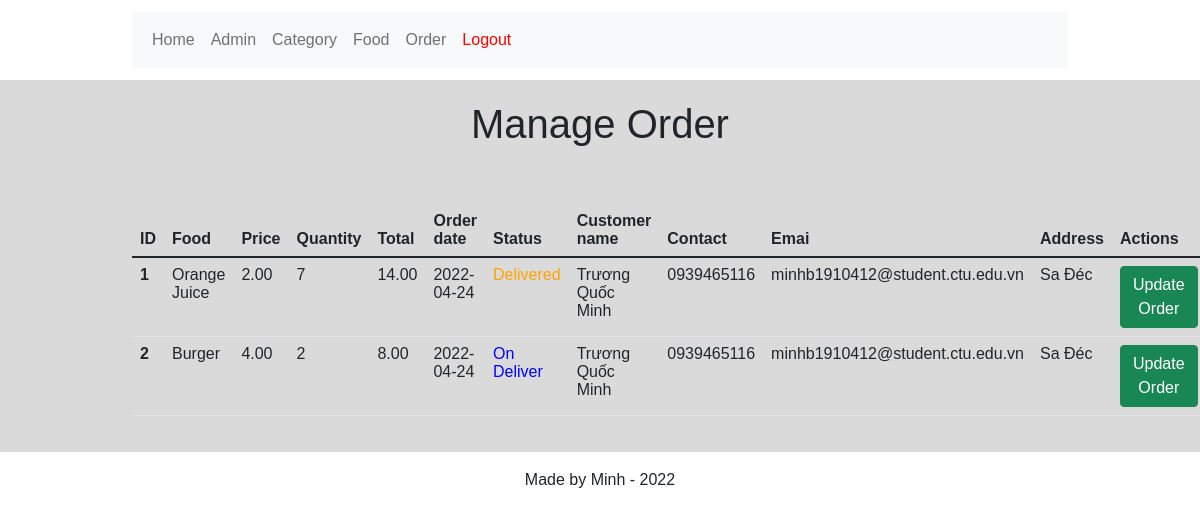
Page /admin/manage-order.php (signed in) on the committed database.
### tables this page shows
CREATE TABLE `order_table` (
  `id` int(10) UNSIGNED NOT NULL,
  `food` varchar(150) NOT NULL,
  `price` decimal(10,2) NOT NULL,
  `quantity` int(10) NOT NULL,
  `total` decimal(10,2) NOT NULL,
  `order_date` date NOT NULL,
  `status` varchar(10) NOT NULL,
  `customer_name` varchar(150) NOT NULL,
  `customer_contact` varchar(20) NOT NULL,
  `customer_email` varchar(100) NOT NULL,
  `customer_address` varchar(255) NOT NULL
);

### admin/manage-order.php (the view, shortened to what this page needs)
<?php
    include('partials/menu.php');
?>
<div class="main-content pt-2 pb-2">
        <div class="wrapper">
            <h1 class="text-center">Manage Order</h1>
            <br><br>
            <table class="table">
                <thead>
                    <tr>
                        <th scope="col">ID</th>
                        <th scope="col">Food</th>
                        <th scope="col">Price</th>
                        <th scope="col">Quantity</th>
                        <th scope="col">Total</th>
                        <th scope="col">Order date</th>
                        <th scope="col">Status</th>
                        <th scope="col">Customer name</th>
                        <th scope="col">Contact</th>
                        <th scope="col">Emai</th>
                        <th scope="col">Address</th>
                        <th scope="col">Actions</th>
                    </tr>
                </thead>
                <?php
                    $sql = "SELECT * FROM order_table";
                    $res = mysqli_query($conn, $sql);
                    $count = mysqli_num_rows($res);
                    $temp = 1;
                    if($count > 0){
                        while($row = mysqli_fetch_assoc($res)){
                            $id = $row['id'];
                            $food = $row['food'];
                            $price = $row['price'];
                            $qty = $row['quantity'];
                            $total = $row['total'];
                            $order_date = $row['order_date'];
                            $status = $row['status'];
                            $customer_name = $row['customer_name'];
                            $customer_contact = $row['customer_contact'];
                            $customer_email = $row['customer_email'];
                            $customer_address = $row['customer_address'];
                            ?>
                                <tr>
                                    <th><?php echo $temp++; ?></th>
                                    <td><?php echo $food; ?></td>
                                    <td><?php echo $price; ?></td>
                                    <td><?php echo $qty; ?></td>
                                    <td><?php echo $total; ?></td>
                                    <td><?php echo $order_date; ?></td>
                                    <td>
                                        <?php
                                            if($status == "Ordered"){
                                                echo "<label>$status</label>";
                                            }
                                            else if($status == "On Deliver"){
                                                echo "<label style='color: blue;'>$status</label>";
                                            }
                                            else if($status == "Delivered"){
                                                echo "<label style='color: orange;'>$status</label>";
                                            }
                                            else if($status == "Cancelled"){
                                                echo "<label style='color: red;'>$status</label>";
                                            }
                                        ?>
                                    </td>
                                    <td><?php echo $customer_name; ?></td>
                                    <td><?php echo $customer_contact; ?></td>
                                    <td><?php echo $customer_email; ?></td>
                                    <td><?php echo $customer_address; ?></td>
                                    <td>
                                        <a class="btn btn-success" href="<?php echo SITEURL; ?>admin/update-order.php?id=<?php echo $id; ?>">
                                            Update Order
                                        </a>
                                    </td>
                                </tr>
                            <?php
                        }
                    } else {
                        echo "<tr><td colspan='12' class='alert alert-warning'>Orders not Available</td></tr>";
                    }
                ?>
            </table>
        </div>
    </div>
<?php
    include('partials/footer.php');
?>

### css/admin.css (style rules this page uses)
* { margin: 0; padding: 0; font-family: Arial, Helvetica, sans-serif; }
.wrapper { padding: 1%; width: 80%; margin: 0 auto; }
.text-center { text-align: center; }
.main-content { background-color: #dadada; }

### rows in the picture
order_table: food "Orange Juice", price "2.00", quantity "7", total "14.00", order_date "2022-04-24", status "Delivered", customer_name "Trương Quốc Minh", customer_contact "0939465116", customer_email "minhb1910412@student.ctu.edu.vn", customer_address "Sa Đéc"
order_table: food "Burger", price "4.00", quantity "2", total "8.00", order_date "2022-04-24", status "On Deliver", customer_name "Trương Quốc Minh", customer_contact "0939465116", customer_email "minhb1910412@student.ctu.edu.vn", customer_address "Sa Đéc"
